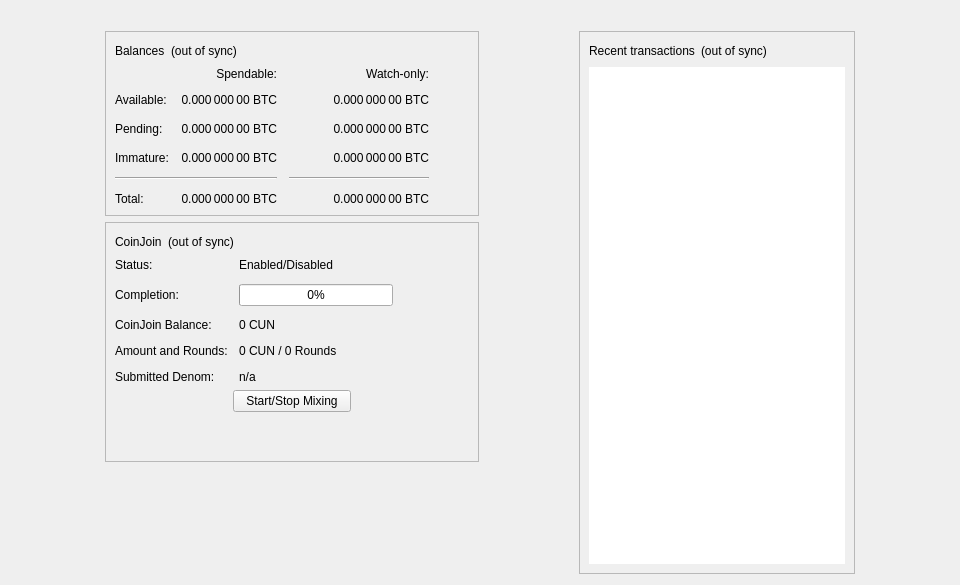
<?xml version="1.0" encoding="UTF-8"?>
<ui version="4.0">
 <class>OverviewPage</class>
 <widget class="QWidget" name="OverviewPage">
  <property name="geometry">
   <rect>
    <x>0</x>
    <y>0</y>
    <width>960</width>
    <height>585</height>
   </rect>
  </property>
  <property name="minimumSize">
   <size>
    <width>960</width>
    <height>0</height>
   </size>
  </property>
  <property name="windowTitle">
   <string>Form</string>
  </property>
  <layout class="QVBoxLayout" name="topLayout">
   <item>
    <widget class="QLabel" name="labelAlerts">
     <property name="visible">
      <bool>false</bool>
     </property>
     <property name="wordWrap">
      <bool>true</bool>
     </property>
     <property name="margin">
      <number>3</number>
     </property>
     <property name="textInteractionFlags">
      <set>Qt::TextSelectableByMouse</set>
     </property>
    </widget>
   </item>
   <item>
    <layout class="QHBoxLayout" name="horizontalLayout" stretch="1,0,1,0,1">
     <item>
      <spacer name="horizontalSpacerLeft">
       <property name="orientation">
        <enum>Qt::Horizontal</enum>
       </property>
       <property name="sizeType">
        <enum>QSizePolicy::Preferred</enum>
       </property>
       <property name="sizeHint" stdset="0">
        <size>
         <width>10</width>
         <height>20</height>
        </size>
       </property>
      </spacer>
     </item>
     <item>
      <layout class="QVBoxLayout" name="verticalLayout_2">
       <item>
        <widget class="QFrame" name="frame">
         <property name="frameShape">
          <enum>QFrame::StyledPanel</enum>
         </property>
         <property name="frameShadow">
          <enum>QFrame::Raised</enum>
         </property>
         <layout class="QVBoxLayout" name="verticalLayout_4">
          <item>
           <layout class="QHBoxLayout" name="horizontalLayout_4">
            <item>
             <widget class="QLabel" name="label_5">
              <property name="text">
               <string>Balances</string>
              </property>
             </widget>
            </item>
            <item>
             <widget class="QLabel" name="labelWalletStatus">
              <property name="toolTip">
               <string>The displayed information may be out of date. Your wallet automatically synchronizes with the Cunni network after a connection is established, but this process has not completed yet.</string>
              </property>
              <property name="text">
               <string notr="true">(out of sync)</string>
              </property>
              <property name="alignment">
               <set>Qt::AlignLeading|Qt::AlignLeft|Qt::AlignVCenter</set>
              </property>
             </widget>
            </item>
            <item>
             <spacer name="horizontalSpacer_3">
              <property name="orientation">
               <enum>Qt::Horizontal</enum>
              </property>
              <property name="sizeHint" stdset="0">
               <size>
                <width>40</width>
                <height>20</height>
               </size>
              </property>
             </spacer>
            </item>
           </layout>
          </item>
          <item>
           <layout class="QGridLayout" name="gridLayout">
            <property name="spacing">
             <number>12</number>
            </property>
            <item row="2" column="2">
             <widget class="QLabel" name="labelWatchPending">
              <property name="cursor">
               <cursorShape>IBeamCursor</cursorShape>
              </property>
              <property name="toolTip">
               <string>Unconfirmed transactions to watch-only addresses</string>
              </property>
              <property name="text">
               <string notr="true">0.000 000 00 BTC</string>
              </property>
              <property name="alignment">
               <set>Qt::AlignRight|Qt::AlignTrailing|Qt::AlignVCenter</set>
              </property>
              <property name="textInteractionFlags">
               <set>Qt::LinksAccessibleByMouse|Qt::TextSelectableByKeyboard|Qt::TextSelectableByMouse</set>
              </property>
             </widget>
            </item>
            <item row="2" column="1">
             <widget class="QLabel" name="labelUnconfirmed">
              <property name="cursor">
               <cursorShape>IBeamCursor</cursorShape>
              </property>
              <property name="toolTip">
               <string>Total of transactions that have yet to be confirmed, and do not yet count toward the spendable balance</string>
              </property>
              <property name="text">
               <string notr="true">0.000 000 00 BTC</string>
              </property>
              <property name="alignment">
               <set>Qt::AlignRight|Qt::AlignTrailing|Qt::AlignVCenter</set>
              </property>
              <property name="textInteractionFlags">
               <set>Qt::LinksAccessibleByMouse|Qt::TextSelectableByKeyboard|Qt::TextSelectableByMouse</set>
              </property>
             </widget>
            </item>
            <item row="3" column="2">
             <widget class="QLabel" name="labelWatchImmature">
              <property name="cursor">
               <cursorShape>IBeamCursor</cursorShape>
              </property>
              <property name="toolTip">
               <string>Mined balance in watch-only addresses that has not yet matured</string>
              </property>
              <property name="text">
               <string notr="true">0.000 000 00 BTC</string>
              </property>
              <property name="alignment">
               <set>Qt::AlignRight|Qt::AlignTrailing|Qt::AlignVCenter</set>
              </property>
              <property name="textInteractionFlags">
               <set>Qt::LinksAccessibleByMouse|Qt::TextSelectableByKeyboard|Qt::TextSelectableByMouse</set>
              </property>
             </widget>
            </item>
            <item row="4" column="0" colspan="2">
             <widget class="Line" name="lineSpendableBalance">
              <property name="orientation">
               <enum>Qt::Horizontal</enum>
              </property>
             </widget>
            </item>
            <item row="4" column="2">
             <widget class="Line" name="lineWatchBalance">
              <property name="sizePolicy">
               <sizepolicy hsizetype="Preferred" vsizetype="Fixed">
                <horstretch>0</horstretch>
                <verstretch>0</verstretch>
               </sizepolicy>
              </property>
              <property name="minimumSize">
               <size>
                <width>140</width>
                <height>0</height>
               </size>
              </property>
              <property name="orientation">
               <enum>Qt::Horizontal</enum>
              </property>
             </widget>
            </item>
            <item row="5" column="0">
             <widget class="QLabel" name="labelTotalText">
              <property name="text">
               <string>Total:</string>
              </property>
             </widget>
            </item>
            <item row="3" column="1">
             <widget class="QLabel" name="labelImmature">
              <property name="cursor">
               <cursorShape>IBeamCursor</cursorShape>
              </property>
              <property name="toolTip">
               <string>Mined balance that has not yet matured</string>
              </property>
              <property name="text">
               <string notr="true">0.000 000 00 BTC</string>
              </property>
              <property name="alignment">
               <set>Qt::AlignRight|Qt::AlignTrailing|Qt::AlignVCenter</set>
              </property>
              <property name="textInteractionFlags">
               <set>Qt::LinksAccessibleByMouse|Qt::TextSelectableByKeyboard|Qt::TextSelectableByMouse</set>
              </property>
             </widget>
            </item>
            <item row="2" column="3">
             <spacer name="horizontalSpacer_2">
              <property name="orientation">
               <enum>Qt::Horizontal</enum>
              </property>
              <property name="sizeHint" stdset="0">
               <size>
                <width>40</width>
                <height>20</height>
               </size>
              </property>
             </spacer>
            </item>
            <item row="3" column="0">
             <widget class="QLabel" name="labelImmatureText">
              <property name="text">
               <string>Immature:</string>
              </property>
             </widget>
            </item>
            <item row="5" column="1">
             <widget class="QLabel" name="labelTotal">
              <property name="cursor">
               <cursorShape>IBeamCursor</cursorShape>
              </property>
              <property name="toolTip">
               <string>Your current total balance</string>
              </property>
              <property name="text">
               <string notr="true">0.000 000 00 BTC</string>
              </property>
              <property name="alignment">
               <set>Qt::AlignRight|Qt::AlignTrailing|Qt::AlignVCenter</set>
              </property>
              <property name="textInteractionFlags">
               <set>Qt::LinksAccessibleByMouse|Qt::TextSelectableByKeyboard|Qt::TextSelectableByMouse</set>
              </property>
             </widget>
            </item>
            <item row="5" column="2">
             <widget class="QLabel" name="labelWatchTotal">
              <property name="cursor">
               <cursorShape>IBeamCursor</cursorShape>
              </property>
              <property name="toolTip">
               <string>Current total balance in watch-only addresses</string>
              </property>
              <property name="text">
               <string notr="true">0.000 000 00 BTC</string>
              </property>
              <property name="alignment">
               <set>Qt::AlignRight|Qt::AlignTrailing|Qt::AlignVCenter</set>
              </property>
              <property name="textInteractionFlags">
               <set>Qt::LinksAccessibleByMouse|Qt::TextSelectableByKeyboard|Qt::TextSelectableByMouse</set>
              </property>
             </widget>
            </item>
            <item row="0" column="2">
             <widget class="QLabel" name="labelWatchonly">
              <property name="text">
               <string>Watch-only:</string>
              </property>
              <property name="alignment">
               <set>Qt::AlignRight|Qt::AlignTrailing|Qt::AlignVCenter</set>
              </property>
             </widget>
            </item>
            <item row="1" column="0">
             <widget class="QLabel" name="labelBalanceText">
              <property name="text">
               <string>Available:</string>
              </property>
             </widget>
            </item>
            <item row="1" column="1">
             <widget class="QLabel" name="labelBalance">
              <property name="cursor">
               <cursorShape>IBeamCursor</cursorShape>
              </property>
              <property name="toolTip">
               <string>Your current spendable balance</string>
              </property>
              <property name="text">
               <string notr="true">0.000 000 00 BTC</string>
              </property>
              <property name="alignment">
               <set>Qt::AlignRight|Qt::AlignTrailing|Qt::AlignVCenter</set>
              </property>
              <property name="textInteractionFlags">
               <set>Qt::LinksAccessibleByMouse|Qt::TextSelectableByKeyboard|Qt::TextSelectableByMouse</set>
              </property>
             </widget>
            </item>
            <item row="1" column="2">
             <widget class="QLabel" name="labelWatchAvailable">
              <property name="cursor">
               <cursorShape>IBeamCursor</cursorShape>
              </property>
              <property name="toolTip">
               <string>Your current balance in watch-only addresses</string>
              </property>
              <property name="text">
               <string notr="true">0.000 000 00 BTC</string>
              </property>
              <property name="alignment">
               <set>Qt::AlignRight|Qt::AlignTrailing|Qt::AlignVCenter</set>
              </property>
              <property name="textInteractionFlags">
               <set>Qt::LinksAccessibleByMouse|Qt::TextSelectableByKeyboard|Qt::TextSelectableByMouse</set>
              </property>
             </widget>
            </item>
            <item row="2" column="0">
             <widget class="QLabel" name="labelPendingText">
              <property name="text">
               <string>Pending:</string>
              </property>
             </widget>
            </item>
            <item row="0" column="1">
             <widget class="QLabel" name="labelSpendable">
              <property name="text">
               <string>Spendable:</string>
              </property>
              <property name="alignment">
               <set>Qt::AlignRight|Qt::AlignTrailing|Qt::AlignVCenter</set>
              </property>
             </widget>
            </item>
           </layout>
          </item>
         </layout>
        </widget>
       </item>
       <item>
        <widget class="QFrame" name="frameCoinJoin">
         <property name="layoutDirection">
          <enum>Qt::LeftToRight</enum>
         </property>
         <property name="frameShape">
          <enum>QFrame::StyledPanel</enum>
         </property>
         <property name="frameShadow">
          <enum>QFrame::Raised</enum>
         </property>
         <layout class="QVBoxLayout" name="VerticalLayout_PS1">
          <item>
           <layout class="QHBoxLayout" name="horizontalLayout_5">
            <item>
             <widget class="QLabel" name="labelCoinJoinHeader">
              <property name="text">
               <string notr="true">CoinJoin</string>
              </property>
             </widget>
            </item>
            <item>
             <widget class="QLabel" name="labelCoinJoinSyncStatus">
              <property name="toolTip">
               <string>The displayed information may be out of date. Your wallet automatically synchronizes with the Cunni network after a connection is established, but this process has not completed yet.</string>
              </property>
              <property name="text">
               <string notr="true">(out of sync)</string>
              </property>
              <property name="alignment">
               <set>Qt::AlignLeading|Qt::AlignLeft|Qt::AlignVCenter</set>
              </property>
             </widget>
            </item>
            <item>
             <spacer name="horizontalSpacer_4">
              <property name="orientation">
               <enum>Qt::Horizontal</enum>
              </property>
              <property name="sizeHint" stdset="0">
               <size>
                <width>40</width>
                <height>20</height>
               </size>
              </property>
             </spacer>
            </item>
           </layout>
          </item>
          <item>
           <layout class="QFormLayout" name="coinJoinFormLayout">
            <property name="fieldGrowthPolicy">
             <enum>QFormLayout::AllNonFixedFieldsGrow</enum>
            </property>
            <property name="horizontalSpacing">
             <number>11</number>
            </property>
            <property name="verticalSpacing">
             <number>12</number>
            </property>
            <item row="0" column="0">
             <widget class="QLabel" name="labelCoinJoinEnabledText">
              <property name="text">
               <string>Status:</string>
              </property>
             </widget>
            </item>
            <item row="0" column="1">
             <widget class="QLabel" name="labelCoinJoinEnabled">
              <property name="text">
               <string>Enabled/Disabled</string>
              </property>
             </widget>
            </item>
            <item row="1" column="0">
             <widget class="QLabel" name="labelCompletitionText">
              <property name="text">
               <string>Completion:</string>
              </property>
             </widget>
            </item>
            <item row="1" column="1">
             <widget class="QProgressBar" name="coinJoinProgress">
              <property name="maximumSize">
               <size>
                <width>154</width>
                <height>16777215</height>
               </size>
              </property>
              <property name="value">
               <number>0</number>
              </property>
             </widget>
            </item>
            <item row="2" column="0">
             <widget class="QLabel" name="labelAnonymizedText">
              <property name="text">
               <string notr="true">CoinJoin Balance:</string>
              </property>
             </widget>
            </item>
            <item row="2" column="1">
             <widget class="QLabel" name="labelAnonymized">
              <property name="text">
               <string notr="true">0 CUN</string>
              </property>
             </widget>
            </item>
            <item row="3" column="0">
             <widget class="QLabel" name="labelAmountAndRoundsText">
              <property name="text">
               <string>Amount and Rounds:</string>
              </property>
             </widget>
            </item>
            <item row="3" column="1">
             <widget class="QLabel" name="labelAmountRounds">
              <property name="text">
               <string>0 CUN / 0 Rounds</string>
              </property>
             </widget>
            </item>
            <item row="4" column="0">
             <widget class="QLabel" name="labelSubmittedDenomText">
              <property name="text">
               <string>Submitted Denom:</string>
              </property>
             </widget>
            </item>
            <item row="4" column="1">
             <widget class="QLabel" name="labelSubmittedDenom">
              <property name="toolTip">
               <string>The denominations you submitted to the Masternode.&lt;br&gt;To mix, other users must submit the exact same denominations.</string>
              </property>
              <property name="text">
               <string>n/a</string>
              </property>
              <property name="wordWrap">
               <bool>true</bool>
              </property>
             </widget>
            </item>
           </layout>
          </item>
          <item>
           <layout class="QVBoxLayout" name="VerticalLayout_PS">
            <item>
             <layout class="QHBoxLayout" name="horizontalLayout_3">
              <property name="topMargin">
               <number>0</number>
              </property>
              <item>
               <spacer name="horizontalSpacer_5">
                <property name="orientation">
                 <enum>Qt::Horizontal</enum>
                </property>
                <property name="sizeHint" stdset="0">
                 <size>
                  <width>40</width>
                  <height>20</height>
                 </size>
                </property>
               </spacer>
              </item>
              <item>
               <widget class="QPushButton" name="toggleCoinJoin">
                <property name="sizePolicy">
                 <sizepolicy hsizetype="MinimumExpanding" vsizetype="Fixed">
                  <horstretch>0</horstretch>
                  <verstretch>0</verstretch>
                 </sizepolicy>
                </property>
                <property name="text">
                 <string>Start/Stop Mixing</string>
                </property>
               </widget>
              </item>
              <item>
               <spacer name="horizontalSpacer_6">
                <property name="orientation">
                 <enum>Qt::Horizontal</enum>
                </property>
                <property name="sizeHint" stdset="0">
                 <size>
                  <width>40</width>
                  <height>20</height>
                 </size>
                </property>
               </spacer>
              </item>
             </layout>
            </item>
            <item>
             <spacer name="verticalSpacer_3">
              <property name="orientation">
               <enum>Qt::Vertical</enum>
              </property>
              <property name="sizeHint" stdset="0">
               <size>
                <width>20</width>
                <height>40</height>
               </size>
              </property>
             </spacer>
            </item>
           </layout>
          </item>
         </layout>
        </widget>
       </item>
       <item>
        <spacer name="verticalSpacer">
         <property name="orientation">
          <enum>Qt::Vertical</enum>
         </property>
         <property name="sizeHint" stdset="0">
          <size>
           <width>20</width>
           <height>40</height>
          </size>
         </property>
        </spacer>
       </item>
      </layout>
     </item>
     <item>
      <spacer name="horizontalSpacerCenter">
       <property name="orientation">
        <enum>Qt::Horizontal</enum>
       </property>
       <property name="sizeHint" stdset="0">
        <size>
         <width>10</width>
         <height>20</height>
        </size>
       </property>
      </spacer>
     </item>
     <item>
      <layout class="QVBoxLayout" name="verticalLayout_3">
       <item>
        <widget class="QFrame" name="frame_2">
         <property name="frameShape">
          <enum>QFrame::StyledPanel</enum>
         </property>
         <property name="frameShadow">
          <enum>QFrame::Raised</enum>
         </property>
         <layout class="QVBoxLayout" name="verticalLayout">
          <item>
           <layout class="QHBoxLayout" name="horizontalLayout_2">
            <item>
             <widget class="QLabel" name="label_4">
              <property name="text">
               <string>Recent transactions</string>
              </property>
             </widget>
            </item>
            <item>
             <widget class="QLabel" name="labelTransactionsStatus">
              <property name="toolTip">
               <string>The displayed information may be out of date. Your wallet automatically synchronizes with the Cunni network after a connection is established, but this process has not completed yet.</string>
              </property>
              <property name="text">
               <string notr="true">(out of sync)</string>
              </property>
              <property name="alignment">
               <set>Qt::AlignLeading|Qt::AlignLeft|Qt::AlignVCenter</set>
              </property>
             </widget>
            </item>
            <item>
             <spacer name="horizontalSpacer">
              <property name="orientation">
               <enum>Qt::Horizontal</enum>
              </property>
              <property name="sizeHint" stdset="0">
               <size>
                <width>40</width>
                <height>20</height>
               </size>
              </property>
             </spacer>
            </item>
           </layout>
          </item>
          <item>
           <widget class="QListView" name="listTransactions">
            <property name="frameShape">
             <enum>QFrame::NoFrame</enum>
            </property>
            <property name="verticalScrollBarPolicy">
             <enum>Qt::ScrollBarAlwaysOff</enum>
            </property>
            <property name="horizontalScrollBarPolicy">
             <enum>Qt::ScrollBarAlwaysOff</enum>
            </property>
            <property name="selectionMode">
             <enum>QAbstractItemView::NoSelection</enum>
            </property>
           </widget>
          </item>
         </layout>
        </widget>
       </item>
      </layout>
     </item>
     <item>
      <spacer name="horizontalSpacerRight">
       <property name="orientation">
        <enum>Qt::Horizontal</enum>
       </property>
       <property name="sizeType">
        <enum>QSizePolicy::Preferred</enum>
       </property>
       <property name="sizeHint" stdset="0">
        <size>
         <width>10</width>
         <height>20</height>
        </size>
       </property>
      </spacer>
     </item>
    </layout>
   </item>
  </layout>
 </widget>
 <resources/>
 <connections/>
</ui>
